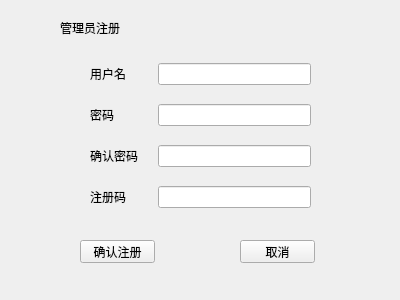
<?xml version="1.0" encoding="UTF-8"?>
<ui version="4.0">
 <class>adregister</class>
 <widget class="QWidget" name="adregister">
  <property name="geometry">
   <rect>
    <x>0</x>
    <y>0</y>
    <width>400</width>
    <height>300</height>
   </rect>
  </property>
  <property name="windowTitle">
   <string>Form</string>
  </property>
  <widget class="QPushButton" name="sureButton">
   <property name="geometry">
    <rect>
     <x>80</x>
     <y>240</y>
     <width>75</width>
     <height>23</height>
    </rect>
   </property>
   <property name="text">
    <string>确认注册</string>
   </property>
  </widget>
  <widget class="QWidget" name="layoutWidget">
   <property name="geometry">
    <rect>
     <x>90</x>
     <y>50</y>
     <width>221</width>
     <height>171</height>
    </rect>
   </property>
   <layout class="QGridLayout" name="gridLayout_2">
    <property name="horizontalSpacing">
     <number>20</number>
    </property>
    <item row="0" column="1">
     <widget class="QLineEdit" name="newNameEdit_2"/>
    </item>
    <item row="0" column="0">
     <widget class="QLabel" name="newNameText_2">
      <property name="text">
       <string>用户名</string>
      </property>
     </widget>
    </item>
    <item row="1" column="0">
     <widget class="QLabel" name="newPassText_2">
      <property name="text">
       <string>密码</string>
      </property>
     </widget>
    </item>
    <item row="1" column="1">
     <widget class="QLineEdit" name="newPassEdit_2"/>
    </item>
    <item row="2" column="0">
     <widget class="QLabel" name="newWordText2_2">
      <property name="text">
       <string>确认密码</string>
      </property>
     </widget>
    </item>
    <item row="2" column="1">
     <widget class="QLineEdit" name="newPassEdit2_2"/>
    </item>
    <item row="3" column="0">
     <widget class="QLabel" name="label_2">
      <property name="text">
       <string>注册码</string>
      </property>
     </widget>
    </item>
    <item row="3" column="1">
     <widget class="QLineEdit" name="lineEdit"/>
    </item>
   </layout>
  </widget>
  <widget class="QLabel" name="label">
   <property name="geometry">
    <rect>
     <x>60</x>
     <y>20</y>
     <width>61</width>
     <height>16</height>
    </rect>
   </property>
   <property name="text">
    <string>管理员注册</string>
   </property>
  </widget>
  <widget class="QPushButton" name="exitButton">
   <property name="geometry">
    <rect>
     <x>240</x>
     <y>240</y>
     <width>75</width>
     <height>23</height>
    </rect>
   </property>
   <property name="text">
    <string>取消</string>
   </property>
  </widget>
 </widget>
 <resources/>
 <connections/>
</ui>
